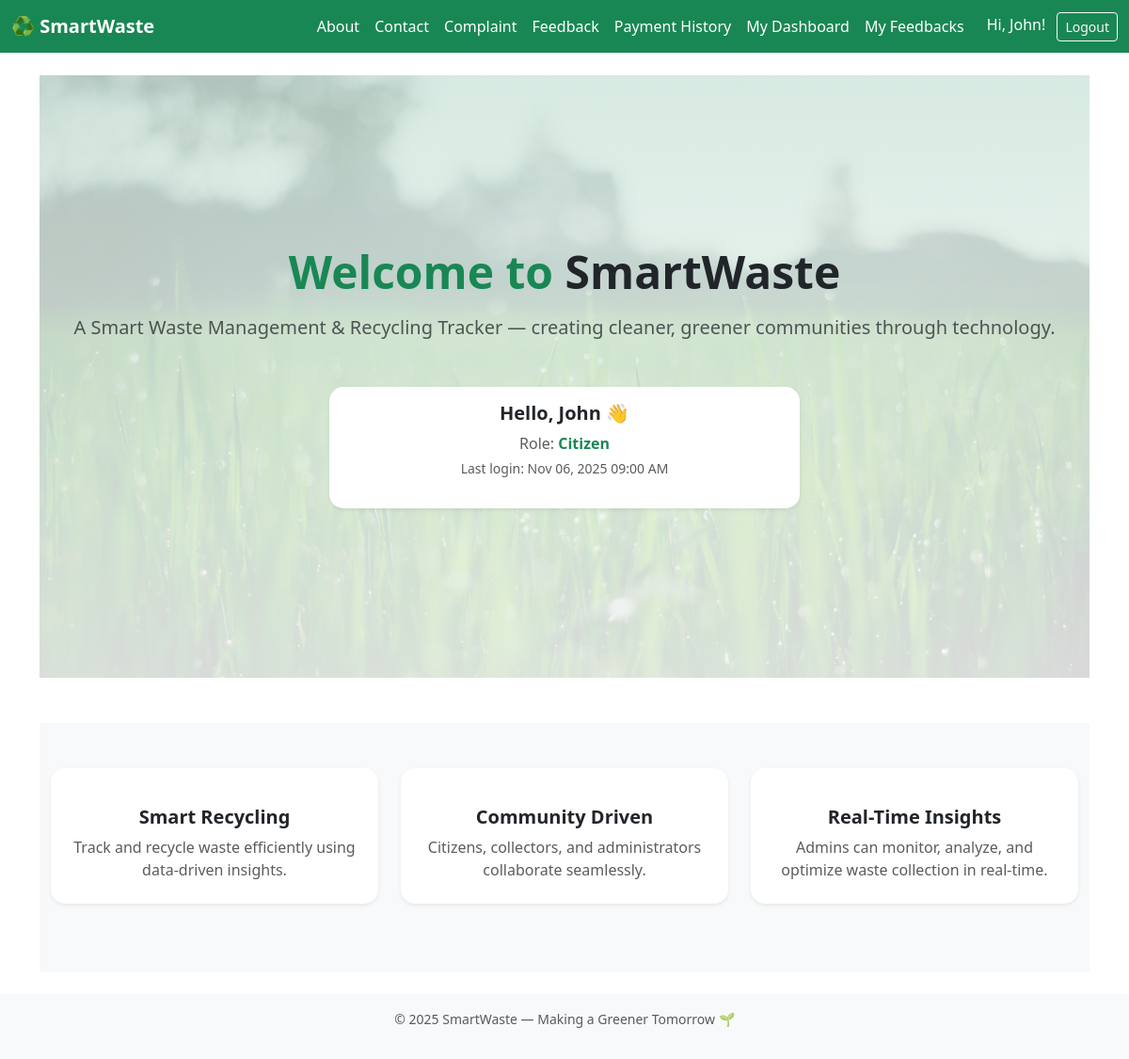
/ (signed in), run on an earlier commit of the app's database.
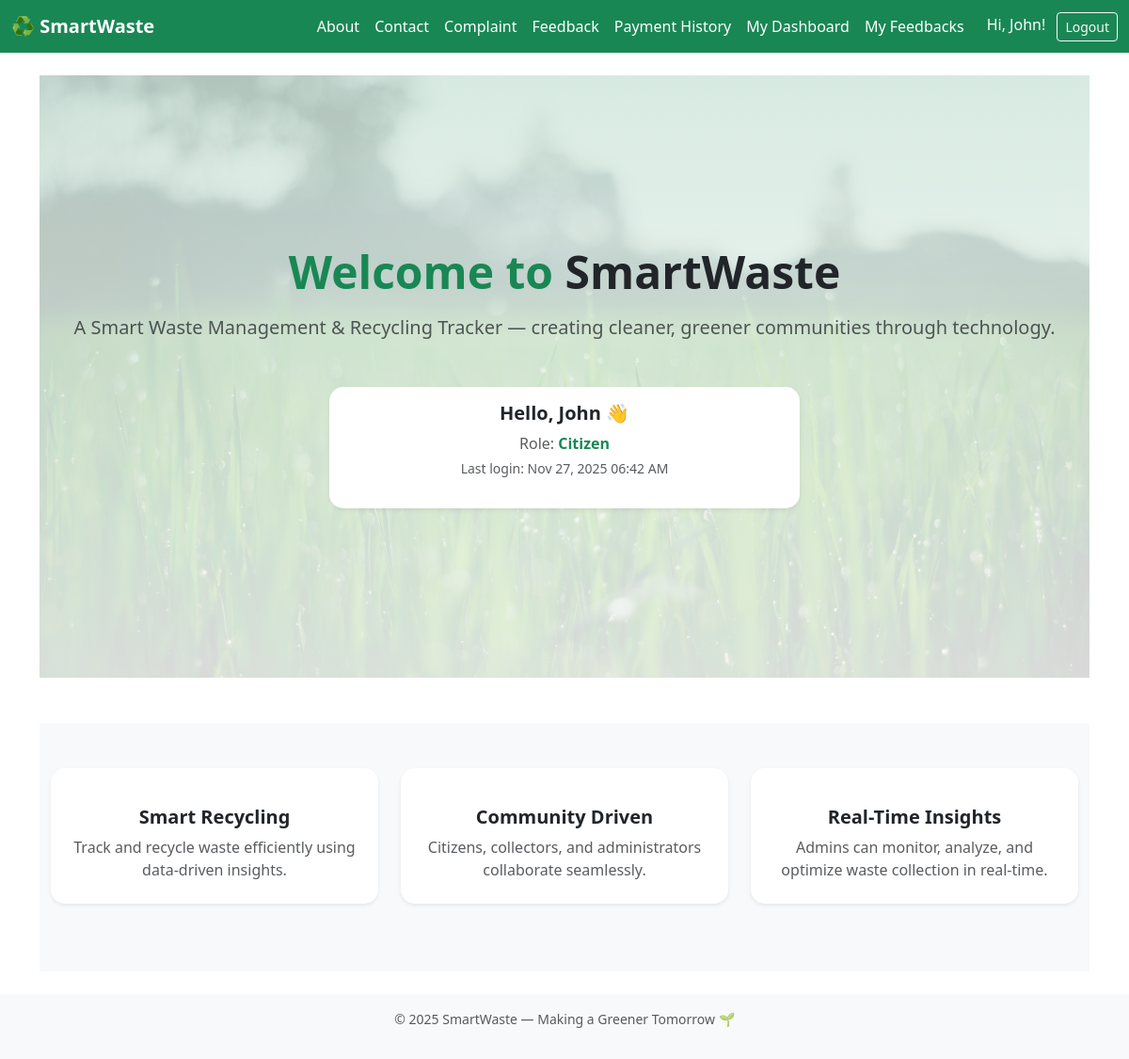
And on a later commit of the database.
### app/models.py (models this page shows, shortened)
class User(AbstractUser):
    ROLE_CHOICES = (
        ('citizen', 'Citizen'),
        ('collector', 'Collector'),
        ('admin', 'Admin'),
    )
    role = models.CharField(max_length=20, choices=ROLE_CHOICES, default='citizen')
    address = models.TextField(blank=True, null=True)
    eco_points = models.IntegerField(default=0)

### app/views.py (the view)
# urls.py: path('', views.home_view, name='home'),
def home_view(request):
    return render(request, 'home.html')

### templates/home.html (shortened to what this page needs)
{% extends 'base.html' %}
{% load static %}
{% block content %}
<section class="hero-section text-center py-5 position-relative">
  <div class="hero-bg" id="hero-bg"></div>
  <div class="container position-relative">
    <h1 class="fw-bold display-5 text-success animate__animated animate__fadeInDown">
      Welcome to <span class="text-dark">SmartWaste</span>
    </h1>
    <p class="lead mt-3 text-muted animate__animated animate__fadeInUp">
      A Smart Waste Management & Recycling Tracker — creating cleaner, greener communities through technology.
    </p>
    {% if not user.is_authenticated %}
      <div class="mt-4 animate__animated animate__fadeInUp">
        <a href="{% url 'login' %}" class="btn btn-success btn-lg px-4 me-3 shadow-sm">Login</a>
        <a href="{% url 'register' %}" class="btn btn-outline-success btn-lg px-4">Register</a>
      </div>
    {% else %}
      <div class="card shadow-sm border-0 mt-5 mx-auto animate__animated animate__fadeInUp" style="max-width: 500px;">
        <div class="card-body text-center">
          <h5 class="fw-bold mb-2">Hello, {{ user.username }} 👋</h5>
          <p class="text-muted mb-1">Role: <span class="fw-semibold text-success">{{ user.role|title }}</span></p>
          <p class="text-muted small">Last login: {{ user.last_login|date:"M d, Y h:i A" }}</p>
        </div>
      </div>
    {% endif %}
  </div>
</section>
<section class="features-section py-5 bg-light mt-5">
  <div class="container">
    <div class="row text-center">
      <div class="col-md-4 mb-4 feature-card" data-aos="fade-up" data-aos-delay="100">
        <div class="card border-0 shadow-sm h-100 p-4">
          <h5 class="fw-bold">Smart Recycling</h5>
          <p class="text-muted mb-0">Track and recycle waste efficiently using data-driven insights.</p>
        </div>
      </div>
      <div class="col-md-4 mb-4 feature-card" data-aos="fade-up" data-aos-delay="200">
        <div class="card border-0 shadow-sm h-100 p-4">
          <h5 class="fw-bold">Community Driven</h5>
          <p class="text-muted mb-0">Citizens, collectors, and administrators collaborate seamlessly.</p>
        </div>
      </div>
      <div class="col-md-4 mb-4 feature-card" data-aos="fade-up" data-aos-delay="300">
        <div class="card border-0 shadow-sm h-100 p-4">
          <h5 class="fw-bold">Real-Time Insights</h5>
          <p class="text-muted mb-0">Admins can monitor, analyze, and optimize waste collection in real-time.</p>
        </div>
      </div>
    </div>
  </div>
</section>
<link href="https://unpkg.com/aos@2.3.4/dist/aos.css" rel="stylesheet">
<link rel="stylesheet" href="https://cdnjs.cloudflare.com/ajax/libs/animate.css/4.1.1/animate.min.css"/>
{% endblock %}

### templates/base.html (shortened to what this page needs)
{% load static %}
<!DOCTYPE html>
<html lang="en">
  <head>
    <link
      rel="stylesheet"
      href="https://cdn.jsdelivr.net/npm/bootstrap@5.3.0/dist/css/bootstrap.min.css"
    />
  </head>
  <body>
    <nav class="navbar navbar-expand-lg navbar-dark bg-success">
      <div class="container-fluid">
        <a class="navbar-brand fw-bold" href="{% url 'home' %}">♻️ SmartWaste</a>
        <div class="collapse navbar-collapse" id="navbarNav">
          <ul class="navbar-nav ms-auto align-items-center">
            <li class="nav-item">
    <a class="nav-link text-white" href="{% url 'about' %}">About</a>
</li>
<li class="nav-item">
  <a class="nav-link text-white" href="{% url 'contact' %}">Contact</a>
</li>
            {% if user.is_authenticated %} {% if user.role == 'citizen' %}
            <li class="nav-item">
              <a class="nav-link text-white" href="{% url 'citizen_complaint' %}">
                 Complaint
              </a>
            </li>
            {% elif user.role == 'admin' %}
            <li class="nav-item">
              <a class="nav-link text-white" href="{% url 'admin_complaints' %}">
                <i class="bi bi-list-check text-white"></i> Manage Complaints
              </a>
            </li>
            {% endif %} {% endif %}
            <li class="nav-item">
              <a class="nav-link text-white" href="{% url 'feedback' %}"
                >Feedback</a
              >
            </li>
            {% if user.is_authenticated and user.role == 'citizen' %}
  <li class="nav-item ">
    <a class="nav-link text-white" href="{% url 'payment_history' %}">Payment History</a>
  </li>
{% endif %}
            {% if user.is_authenticated %} {% if user.role == 'citizen' %}
            <li class="nav-item">
              <a
                class="nav-link text-white"
                href="{% url 'citizen_dashboard' %}"
                >My Dashboard</a
              >
            </li>
            <li class="nav-item">
              <a class="nav-link text-white" href="{% url 'my_feedbacks' %}"
                >My Feedbacks</a
              >
            </li>
            {% elif user.role == 'admin' %}
            <li class="nav-item">
              <a class="nav-link text-white" href="{% url 'admin_dashboard' %}"
                >Admin Dashboard</a
              >
            </li>
            {% endif %}
            <li class="nav-item ms-3">
              <span class="text-white me-2">Hi, {{ user.username }}!</span>
              <a class="btn btn-outline-light btn-sm" href="{% url 'logout' %}"
                >Logout</a
              >
            </li>
            {% endif %}
          </ul>
        </div>
      </div>
    </nav>
    <div class="container mt-4">{% block content %}{% endblock %}</div>
    <footer class="text-center py-3 text-muted small mt-4">
  <p>© 2025 SmartWaste — Making a Greener Tomorrow 🌱</p>
</footer>
  </body>
</html>

What changed in the data, as far as the page shows it:
changed User "John": last_login "Nov 06, 2025 09:00 AM" → "Nov 27, 2025 06:42 AM"
